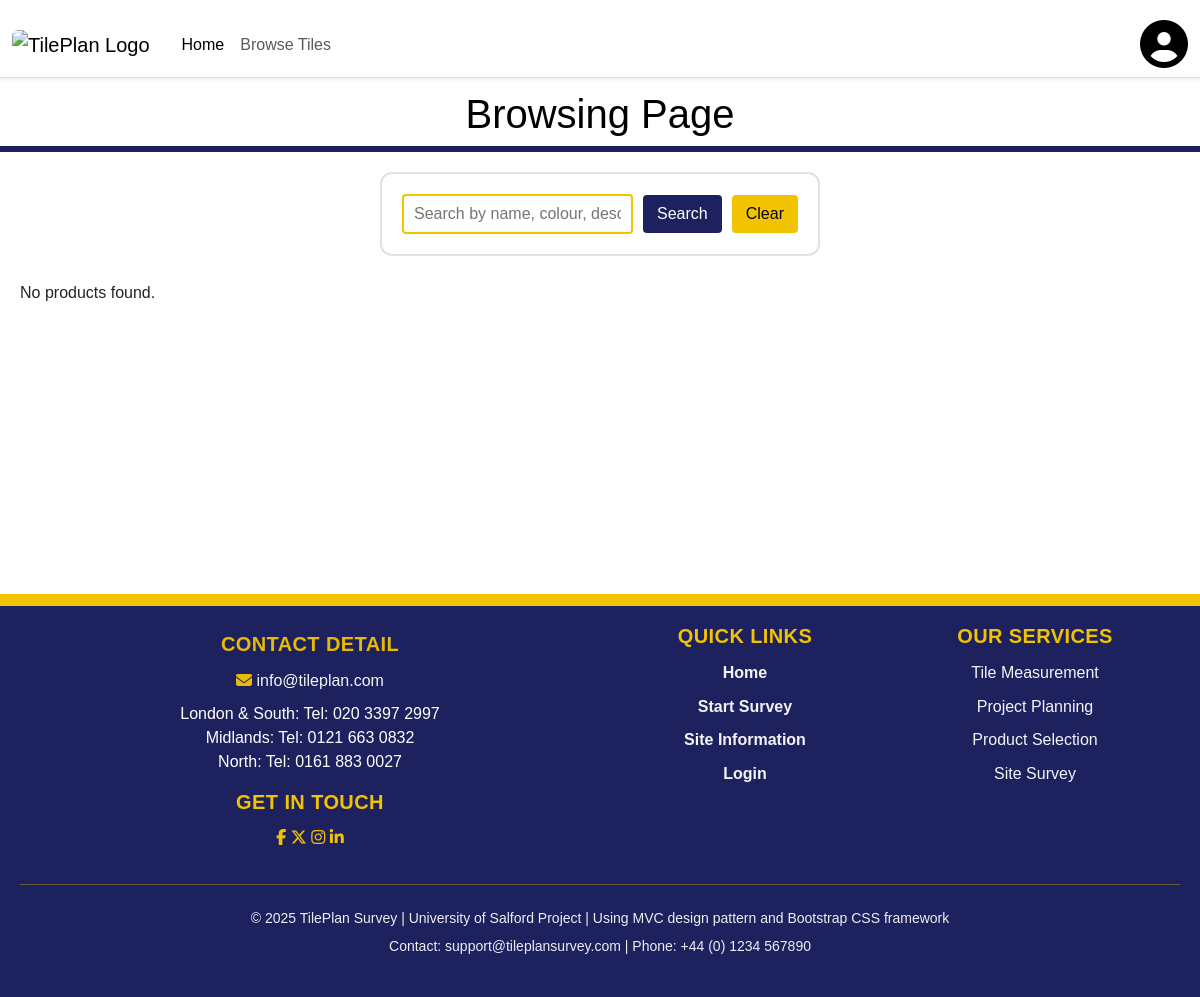
Before: /browse.php with the older database file.
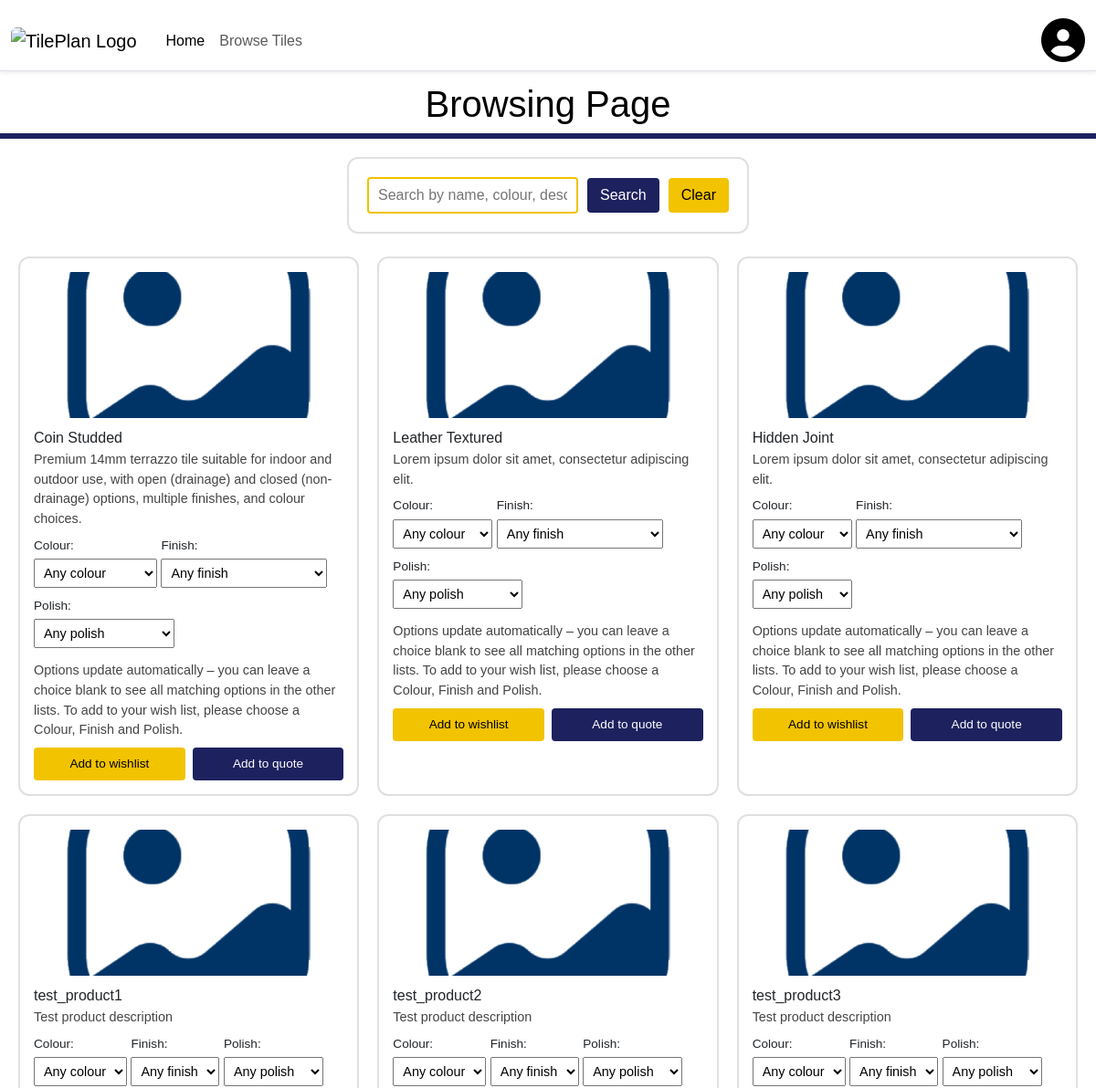
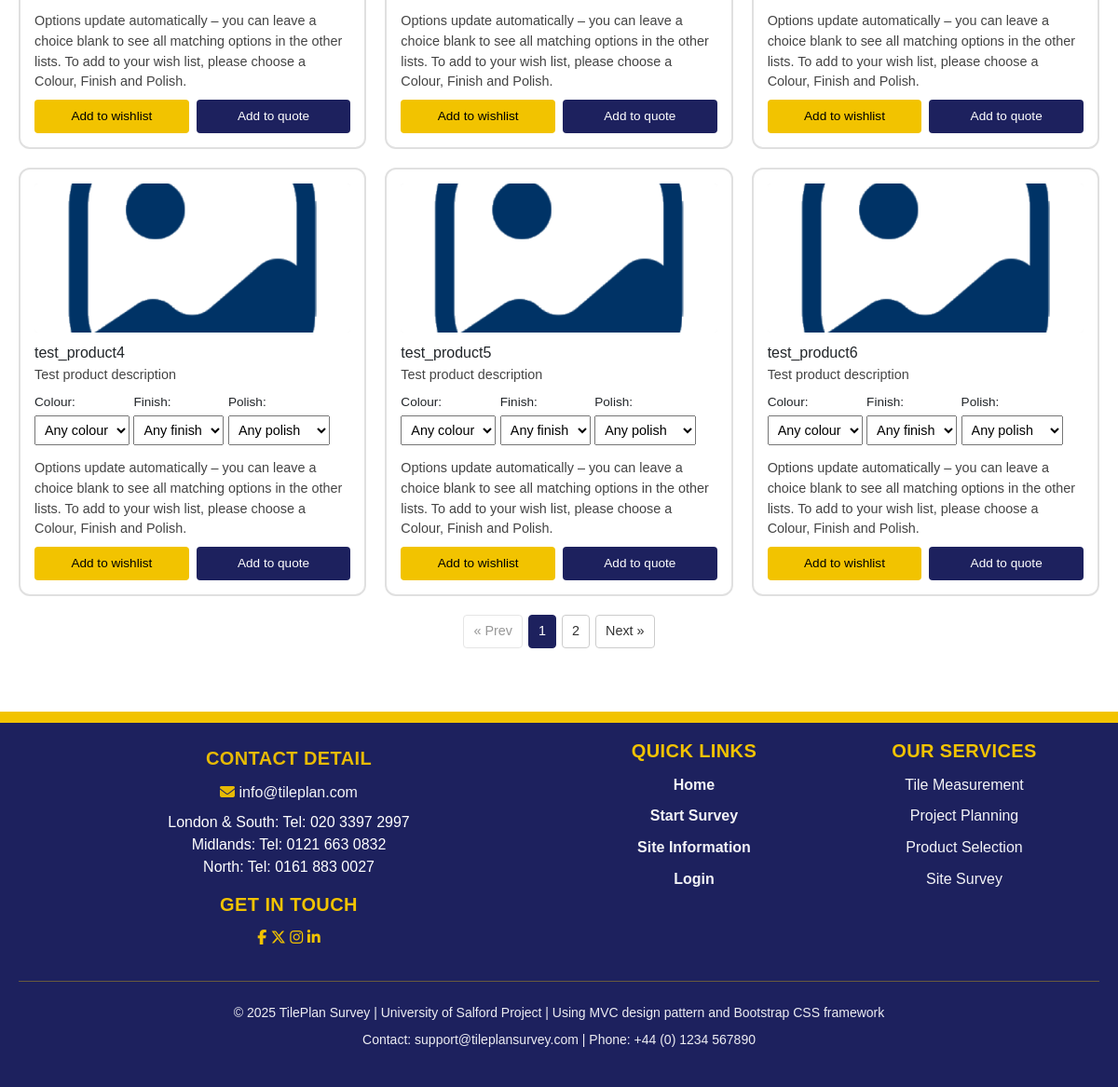
After: the same page with the newer database file (2 pictures, top to bottom).
### tables this page shows
CREATE TABLE "products" (
                              id               INTEGER PRIMARY KEY AUTOINCREMENT,
                              sku              TEXT UNIQUE,
                              name             TEXT NOT NULL,
                              category         TEXT NOT NULL CHECK (category IN ('tile','trim','consumable','delivery','labour','other')),
                              description      TEXT NOT NULL DEFAULT 'Lorem ipsum dolor sit amet, consectetur adipiscing elit.',
                              thumbnail_url    TEXT,
                              colour           TEXT,
                              unit             TEXT NOT NULL DEFAULT 'unit',
                              price_per_unit   NUMERIC NOT NULL DEFAULT 0.00,
                              tile_length_mm   INTEGER,
                              tile_width_mm    INTEGER,
                              is_active        INTEGER NOT NULL DEFAULT 1 CHECK (is_active IN (0,1)),
                              created_at       TEXT NOT NULL DEFAULT (CURRENT_TIMESTAMP),
                              updated_at       TEXT NOT NULL DEFAULT (CURRENT_TIMESTAMP),
                              product_type     TEXT,
                              short_description TEXT
);

### browse.php (called while the page is built, shortened)
<?php
$view = new stdClass();
$view->username = null;
$view->isLogged = Authentication::isLoggedIn();
$view->flashMessage = $_SESSION['flash_message'] ?? null;
$view->flashType    = $_SESSION['flash_type'] ?? 'success';
$dbPath = __DIR__ . '/database.sqlite';
try {
    $pdo = new PDO('sqlite:' . $dbPath);
    $pdo->setAttribute(PDO::ATTR_ERRMODE, PDO::ERRMODE_EXCEPTION);
} catch (PDOException $e) {
    die('DB connection failed: ' . htmlspecialchars($e->getMessage()));
}
$searchTerm = isset($_GET['q']) ? trim($_GET['q']) : '';
$view->searchTerm = $searchTerm;
$itemsPerPage = 9;
$page = isset($_GET['page']) ? max(1, (int)$_GET['page']) : 1;
$offset = ($page - 1) * $itemsPerPage;
if ($searchTerm !== '') {
    $countSql = "
        SELECT COUNT(*)
        FROM products
        WHERE category = 'tile'
          AND is_active = 1
          AND (
              name           LIKE :term
              OR description LIKE :term
              OR colour      LIKE :term
          )
    ";
    $countStmt = $pdo->prepare($countSql);
    $countStmt->bindValue(':term', '%' . $searchTerm . '%', PDO::PARAM_STR);
    $countStmt->execute();
} else {
    $countStmt = $pdo->query("
        SELECT COUNT(*)
        FROM products
        WHERE category = 'tile'
          AND is_active = 1
    ");
}
$view->totalProducts = (int)$countStmt->fetchColumn();
$view->totalPages = max(1, (int)ceil($view->totalProducts / $itemsPerPage));
$view->page = $page;
$productSql = "
    SELECT id, name, description, thumbnail_url, colour
    FROM products
    WHERE category = 'tile'
      AND is_active = 1
";
$productSql .= "
    ORDER BY id
    LIMIT :limit OFFSET :offset
";
$productStmt = $pdo->prepare($productSql);
$productStmt->bindValue(':limit', $itemsPerPage, PDO::PARAM_INT);
$productStmt->bindValue(':offset', $offset, PDO::PARAM_INT);
$productStmt->execute();
$products = $productStmt->fetchAll(PDO::FETCH_ASSOC);
$variantsByProduct = [];
if (!empty($products)) {
    $productIds = array_column($products, 'id');
    $placeholders = implode(',', array_fill(0, count($productIds), '?'));
    $variantStmt = $pdo->prepare("
        SELECT id, product_id, colour, finish, polish, price_trade
        FROM product_variants
        WHERE product_id IN ($placeholders)
          AND is_active = 1
        ORDER BY colour, finish, polish
    ");
    foreach ($productIds as $i => $pid) {
        $variantStmt->bindValue($i + 1, $pid, PDO::PARAM_INT);
    }
    $variantStmt->execute();
    $variants = $variantStmt->fetchAll(PDO::FETCH_ASSOC);
    foreach ($variants as $variant) {
        $pid = $variant['product_id'];
        if (!isset($variantsByProduct[$pid])) {
            $variantsByProduct[$pid] = [];
        }
        $variantsByProduct[$pid][] = $variant;
    }
}
$view->tiles = [];
foreach ($products as $product) {
    $pid = $product['id'];
    $product['variants'] = $variantsByProduct[$pid] ?? [];
    $view->tiles[] = $product;
}
require_once __DIR__ . "/Views/browse.phtml";

### Views/browse.phtml (the view, shortened to what the rows shown need)
<!DOCTYPE html>
<html lang="en">
<?php
require("Views/template/header.phtml");
?>
<head>
    <link rel="stylesheet" href="../my-style.css">
</head>
<body>
<div id="title">
    <h1 style="text-align: center">Browsing Page</h1>
</div>
<div id="content">
    <?php if (empty($view->tiles)): ?>
        <p>No products found.</p>
    <?php else: ?>
        <div class="product-grid">
            <?php foreach ($view->tiles as $tile): ?>
                <?php
                $img      = $tile['thumbnail_url'] ?: '\\images\\placeholder_image.png';
                $variants = $tile['variants'];
                $finishes = [];
                $polishes = [];
                foreach ($variants as $variant) {
                    if (!empty($variant['finish']) && !in_array($variant['finish'], $finishes, true)) {
                        $finishes[] = $variant['finish'];
                    }
                    if (!empty($variant['polish']) && !in_array($variant['polish'], $polishes, true)) {
                        $polishes[] = $variant['polish'];
                    }
                }
                ?>
                <div class="product-card">
                    <form method="post"
                          action="browse.php"
                          class="product-card-form"
                          data-variants="<?php echo htmlspecialchars(json_encode($variants), ENT_QUOTES); ?>">
                        <img src="<?php echo htmlspecialchars($img); ?>" alt="Product image">
                        <h3><?php echo htmlspecialchars($tile['name']); ?></h3>
                        <p><?php echo htmlspecialchars($tile['description']); ?></p>
                        <?php if (!empty($variants)): ?>
                            <div class="variant-selectors">
                                <label>
                                    <span class="variant-label">Colour:</span>
                                    <select class="variant-select variant-colour">
                                        <option value="">Any colour</option>
                                    </select>
                                </label>
                                <?php if (!empty($finishes)): ?>
                                    <label>
                                        <span class="variant-label">Finish:</span>
                                        <select class="variant-select variant-finish">
                                            <option value="">Any finish</option>
                                        </select>
                                    </label>
                                <?php endif; ?>
                                <?php if (!empty($polishes)): ?>
                                    <label>
                                        <span class="variant-label">Polish:</span>
                                        <select class="variant-select variant-polish">
                                            <option value="">Any polish</option>
                                        </select>
                                    </label>
                                <?php endif; ?>
                                <p class="variant-help">
                                    Options update automatically – you can leave a choice blank
                                    to see all matching options in the other lists. To add to your
                                    wish list, please choose a Colour, Finish and Polish.
                                </p>
                            </div>
                        <?php else: ?>
                            <p><em>No variants available</em></p>
                        <?php endif; ?>
                        <div class="product-card-buttons">
                            <button type="submit" name="add_wishlist" class="btn-wishlist">
                                Add to wishlist
                            </button>
                            <button type="button" class="btn-quote">
                                Add to quote
                            </button>
                        </div>
                    </form>
                </div>
            <?php endforeach; ?>
        </div>
    <?php endif; ?>
</div>
</body>
<?php require("Views/template/footer.phtml"); ?>
</html>

Changed rows visible on the page:
added products: name "Coin Studded", description "Premium 14mm terrazzo tile suitable for indoor and outdoor use, with open (drainage) and closed (non-drainage) options, multiple finishes, and colour choices."
added products: name "Leather Textured", description "Lorem ipsum dolor sit amet, consectetur adipiscing elit."
added products: name "Hidden Joint", description "Lorem ipsum dolor sit amet, consectetur adipiscing elit."
added products: name "test_product1", description "Test product description"
added products: name "test_product2", description "Test product description"
added products: name "test_product3", description "Test product description"
added products: name "test_product4", description "Test product description"
added products: name "test_product5", description "Test product description"
added products: name "test_product6", description "Test product description"
Other visible differences:
text no longer shown: "No products found."
text now shown: "« Prev Next »"
new list line: "1"
new list line: "2"
